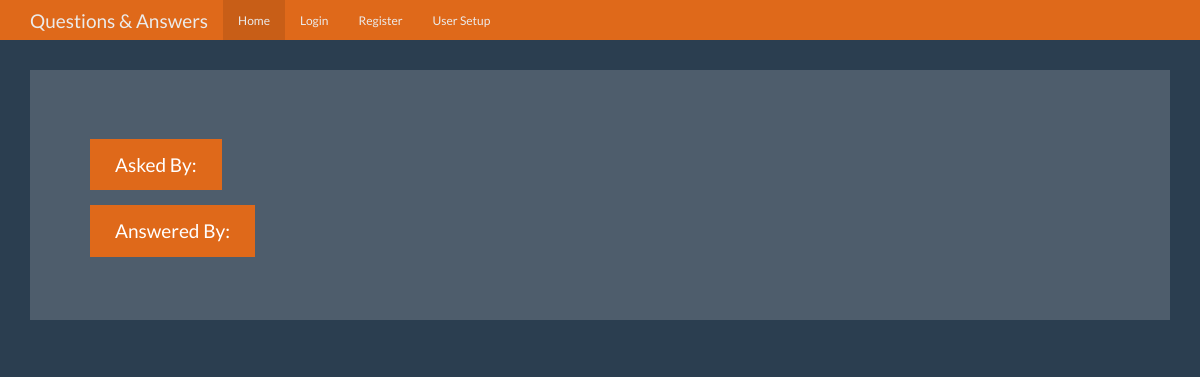
/question/5, run on an earlier commit of the app's database.
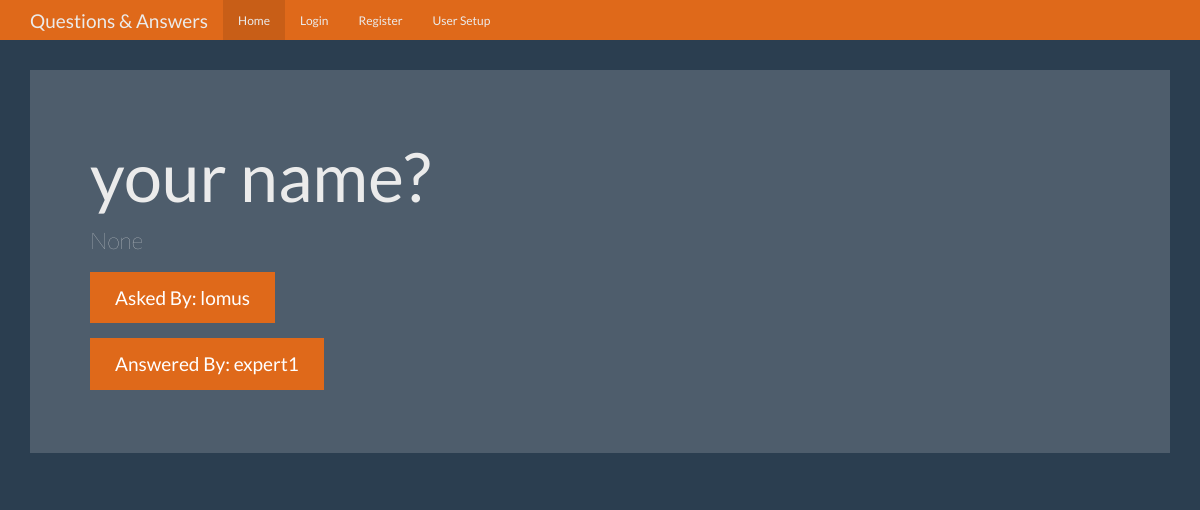
And on a later commit of the database.
### tables this page shows
CREATE TABLE questions (
    id integer primary key autoincrement,
    question_text text not null,
    answer_text text,
    asked_by_id integer not null,
    expert_id integer not null
);

CREATE TABLE users (
    id integer primary key autoincrement,
    name text not null,
    password text not null,
    expert boolean not null,
    admin boolean not null 
);

### app.py (the view)
@app.route('/question/<question_id>')
def question(question_id):
    user = get_current_user()
    db = get_db()
    question_cur = db.execute('''select questions.question_text,
                                    questions.answer_text,
                                    askers.name as asker_name,
                                    experts.name as expert_name
                                 from questions
                                 join users as askers on askers.id = questions.asked_by_id
                                 join users as experts on experts.id = questions.expert_id
                                 where questions.id = ?''', [question_id])
    question = question_cur.fetchone()
    return render_template('question.html', user=user, question=question)

### app.py (called while the page is built)
def get_current_user():
    user_result = None
    if 'user' in session:
        user = session['user']
        db = get_db()
        user_cur = db.execute('select id, name, password, expert, admin from users where name = ?', [user])
        user_result = user_cur.fetchone()
    return user_result

### database.py (called while the page is built)
def connect_db():
    sql = sqlite3.connect(r'f:\Projects\questionandanswer\questions.db')
    sql.row_factory = sqlite3.Row
    return sql

def get_db():
    if not hasattr(g, 'sqlite_db'):
        g.sqlite_db = connect_db()
    return g.sqlite_db

### templates/question.html (shortened to what this page needs)
{% extends "base.html" %}
{% from "show_links.html" import show_links %}
{% block nav %}
{{ show_links(user) }}
{% endblock %}
{% block body %}
  <div class="jumbotron">
    <h1>{{question['question_text']}}</h1>
    <p>{{question['answer_text']}}</p>
    <p><a class="btn btn-primary btn-lg">Asked By: {{ question['asker_name'] }}</a></p>
    <p><a class="btn btn-primary btn-lg">Answered By: {{ question['expert_name'] }}</a></p>
  </div>
{% endblock %}

What changed in the data, as far as the page shows it:
added questions: question_text "your name?"
added users: asker_name "lomus"
now on this page (row unchanged): users: expert_name "expert1"
Also different on the page:
{{ question['answer_text'] }}: (not shown) → "None"
